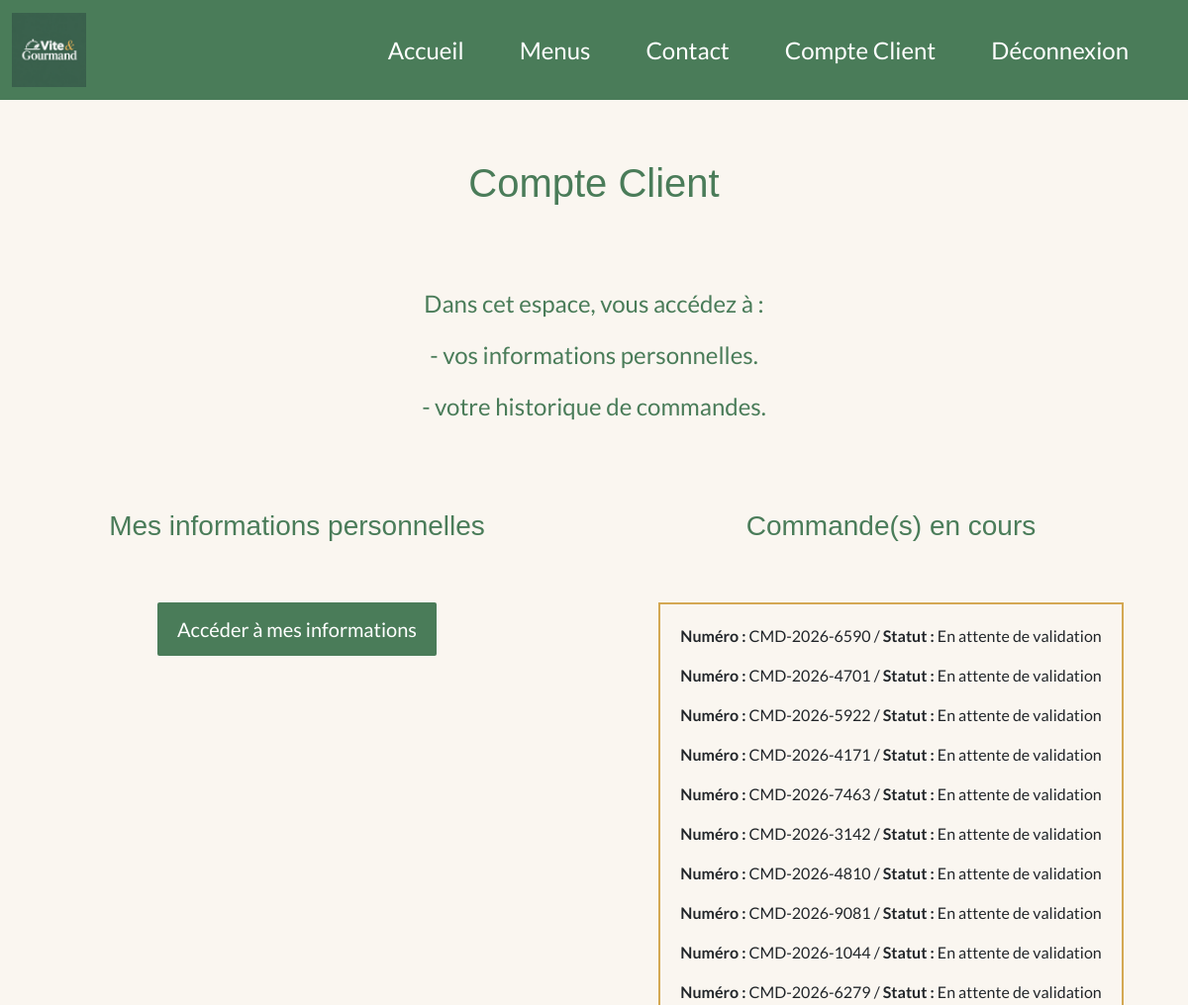
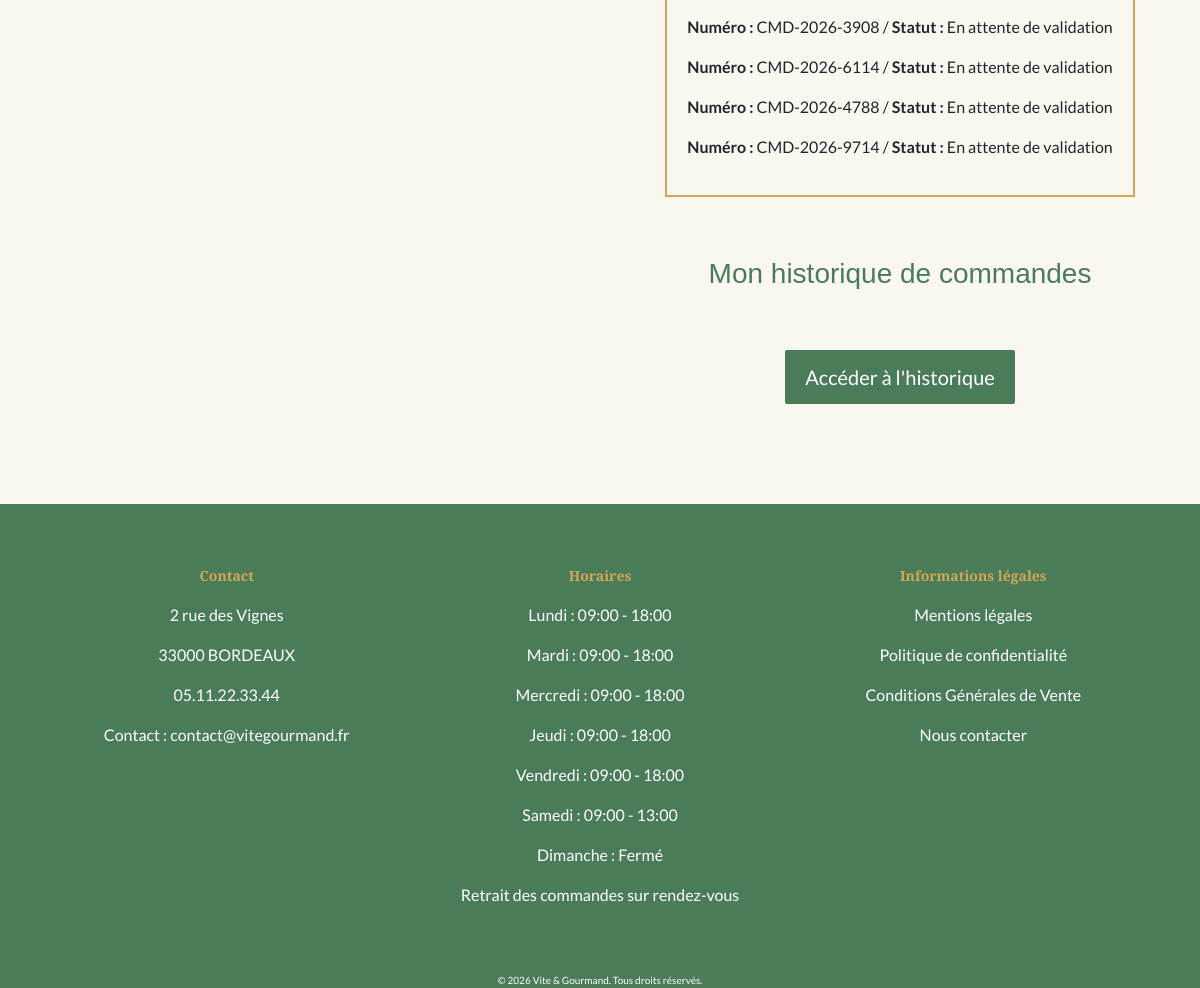
Page /?page=compte_client (signed in) on the committed database (2 pictures, top to bottom).
### tables this page shows
CREATE TABLE IF NOT EXISTS commandes
(
id INT NOT NULL PRIMARY KEY AUTO_INCREMENT,
numero VARCHAR (20) UNIQUE NOT NULL,
statut VARCHAR (50) NOT NULL DEFAULT 'En attente de validation',
adresseLivraison VARCHAR (250) NOT NULL,
complementLivraison VARCHAR (250),
codePostalLivraison VARCHAR(20) NOT NULL,
communeLivraison VARCHAR(250) NOT NULL,
datePrestation DATE NOT NULL,
heurePrestation TIME NOT NULL,
nbPersonneCommande INTEGER NOT NULL,
prixTotal DECIMAL (10, 2) NOT NULL,
fraisLivraison DECIMAL (10, 2) NOT NULL,
montantRemise DECIMAL (10, 2) NOT NULL DEFAULT 0.00,
motifAnnulation VARCHAR (250),
modeContact VARCHAR (50),
dateCreation DATETIME NOT NULL DEFAULT CURRENT_TIMESTAMP,
menu_id INTEGER NOT NULL,
compte_id INTEGER NOT NULL,
Foreign Key (compte_id) REFERENCES comptes(id),
Foreign Key (menu_id) REFERENCES menus(id)
);

CREATE TABLE IF NOT EXISTS horaires 
(
id INT NOT NULL PRIMARY KEY AUTO_INCREMENT,
jour VARCHAR (15) NOT NULL,
heureDebut TIME  NULL,
heureFin TIME  NULL,
ouvert BOOLEAN DEFAULT 1
);

### src/Controller/CommandeController.php (called while the page is built, shortened)
<?php
class CommandeController
{
    private CommandeRepository $commandeRepository;
    public function __construct(CompteRepository $compteRepository, MenuRepository $menuRepository, CommandeRepository $commandeRepository, MailService $mailservice)
    {
        $this->commandeRepository = $commandeRepository;
    }
    public function showAllCommandesClient (): void
    {
        $allCommandes = $this->commandeRepository->findCommandesByCompteId($_SESSION['user_id']);
        require __DIR__ . '/../../templates/client/compte_client.php';
    }
}

### src/Repository/CommandeRepository.php (called while the page is built, shortened)
<?php
class CommandeRepository {
    private Database $database;
    public function __construct(Database $database)
    {
        $this->database = $database;
    }
    public function findCommandesByCompteId(int $compteId) : array
    {
        $pdo = $this->database->getConnection();
        $stmt = $pdo->prepare("SELECT c.numero, m.nomMenu,  c.statut, c.adresseLivraison, c.complementLivraison, c.codePostalLivraison, c.communeLivraison, c.datePrestation,  c.heurePrestation, c.nbPersonneCommande, c.prixTotal, c.fraisLivraison,  c.montantRemise, c.motifAnnulation, c.dateCreation, c.id, a.id AS avis_id
		FROM commandes c INNER JOIN menus m ON c.menu_id = m.id LEFT JOIN avis a ON a.commande_id =c.id  WHERE c.compte_id = :compteId ORDER BY c.datePrestation DESC;");
        $stmt->execute(
            [
            ':compteId' => $compteId
            ]);
        $result = $stmt->fetchAll(PDO::FETCH_ASSOC);
        return $result;
    }
}

### src/Repository/HoraireRepository.php (called while the page is built, shortened)
<?php
class HoraireRepository
{
    private Database $database;
    public function __construct(Database $database)
    {
        $this->database = $database;
    }
    public function findAll(): array {
        $pdo = $this->database->getConnection();
        $horaires = $pdo->prepare("SELECT id, jour, heureDebut, heureFin, ouvert FROM horaires ORDER BY id;
        ");
        $horaires->execute();
        $result = $horaires->fetchAll(PDO::FETCH_ASSOC);
        return $result;
    }
}

### templates/client/compte_client.php (the view, shortened to what this page needs)
<?php
require __DIR__ . '/../partials/head.php';
?>
<body>
<?php
require __DIR__ . '/../partials/header.php';
?>
<main>
<div>
    <h1 class="compte-title">Compte Client</h1>
    <div class="compte-text">
    <p>Dans cet espace, vous accédez à : </p>
    <p>- vos informations personnelles.</p>
    <p>- votre historique de commandes.</p>
    </div>
</div>
<section class="container-fluid">
    <div class="row row-cols-1 row-cols-lg-2">
        <div class="col">
            <h2 class="personal-title">Mes informations personnelles</h2>
            <div class="bouton-access">
                <a class="btn-access" href="/?page=infos_personnelles">Accéder à mes informations</a>
            </div>
        </div>
        <div class="col">
            <div class="col inprogress-commande">
            <h2 class="personal-title">Commande(s) en cours</h2>
            <div class="inprogress-inner">
                <?php foreach ($allCommandes as $allCommande): ?>
                    <?php if ($allCommande['statut'] !== 'Terminée' && $allCommande['statut'] !== 'Annulée'): ?>
                        <p> <strong>Numéro : </strong><?= htmlspecialchars($allCommande['numero']) ?> / <strong>Statut :</strong> <?= htmlspecialchars($allCommande['statut']) ?></p>
                    <?php endif ?>
                <?php endforeach ?>
            </div>
        </div>
        <div class="col histo-commande">
            <h2 class="personal-title">Mon historique de commandes</h2>
            <div class="bouton-access">
                <a class="btn-access" href="/?page=histo_commandes">Accéder à l'historique</a>
            </div>
        </div>
    </div>
</section>
</main>
<?php
    require __DIR__ . '/../partials/footer.php';
?>
</body>
</html>

### templates/partials/footer.php (shortened to what this page needs)
<?php
$data = new Database();
$horaireRepo = new HoraireRepository($data);
$horaires = $horaireRepo->findAll();
?>
<footer class="footer">
    <div class="row row-cols-3 row-cols-md-3 g-4 mon-footer">
        <div class="col">
            <h3 class="footer-title">Contact</h3>
            <div class="footer-inner">
                <p>2 rue des Vignes</p>
                <p>33000 BORDEAUX</p>
                <p>05.11.22.33.44</p>
                <p>Contact : contact@vitegourmand.fr</p>
            </div>
        </div>
        <div class="col">
            <h3 class="footer-title">Horaires</h3>
            <div class="footer-inner">
                <?php foreach ($horaires as $horaire): ?>
                    <?php if($horaire['ouvert'] !== 0) : ?>
                    <p><?= htmlspecialchars($horaire['jour']) . ' : ' . htmlspecialchars(substr($horaire['heureDebut'],0,5)) . ' - ' . htmlspecialchars(substr($horaire['heureFin'],0,5))?></p>
                    <?php else :?>
                    <p><?= htmlspecialchars($horaire['jour']) . ' : ' . 'Fermé'?></p>
                    <?php endif ?>
                <?php endforeach ?>
                <p>Retrait des commandes sur rendez-vous</p>
            </div>
        </div>
        <div class="col">
            <h3 class="footer-title">Informations légales</h3>
            <div class="footer-inner">
                <p>Mentions légales</p>
                <p>Politique de confidentialité</p>
                <p>Conditions Générales de Vente</p>
                    <div class="contact">
                        <a class="contact-link" href="/?page=contact">Nous contacter</a>
                    </div>
            </div>
        </div>
    </div>
    <div class="copyright">
        © 2026 Vite & Gourmand. Tous droits réservés.
    </div>
</footer>

### public/css/style.css (style rules this page uses)
* { margin: 0; padding: 0; box-sizing: border-box; }
:root { --primary: #4A7C59; --secondary: #C4714A; --accent: #D4A853; --avis: rgb(243, 232, 210); --bg: #FAF6F0; --text: #2C2C2C; }
html { width: 100%; }
body { background-color: var(--bg); }
[class*="title"] { font-family: Playfair display, sans-serif; color: var(--primary); }
p { font-family: lato, sans-serif; }
body { font-family: lato, sans-serif; }
.footer { width: 100%; background-color: var(--primary); }
.mon-footer { display: flex; margin: auto; padding: 40px; }
.footer-title { color: var(--accent); font-size: 14px; font-weight: bold; display: flex; justify-content: center; }
.footer-inner { display: flex; flex-direction: column; align-items: center; padding: 10px; color: white; }
.contact-link { color: white; text-decoration: none; font-size: 16px; }
.copyright { display: flex; justify-content: center; font-size: 10px; color: white; }
.compte-title { display: flex; justify-content: center; text-align: center; margin: 40px; padding: 20px }
.compte-text { display: flex; flex-direction: column; align-items: center; margin: 10px; padding: 20px; font-size: 24px; color: var(--primary); }
.personal-title { display: flex; justify-content: center; text-align: center; margin: 20px; padding: 20px; font-size: 28px; }
.bouton-access { display: flex; justify-content: center; margin-bottom: 50px; }
.btn-access { text-decoration: none; font-size: 20px; color: white; background: var(--primary); padding: 12px 20px; margin: 20px; border: none; border-radius: 2px; }
.inprogress-commande { display: flex; flex-direction: column; justify-content: center; align-items: center; }
.inprogress-inner { border: solid 2px var(--accent); padding: 20px; margin: 20px; }
.bouton-access a { margin-bottom: 50px; }

### rows in the picture
commandes: numero "CMD-2026-6590", statut "En attente de validation"
commandes: numero "CMD-2026-4701", statut "En attente de validation"
commandes: numero "CMD-2026-5922", statut "En attente de validation"
commandes: numero "CMD-2026-4171", statut "En attente de validation"
commandes: numero "CMD-2026-7463", statut "En attente de validation"
commandes: numero "CMD-2026-3142", statut "En attente de validation"
commandes: numero "CMD-2026-4810", statut "En attente de validation"
commandes: numero "CMD-2026-9081", statut "En attente de validation"
commandes: numero "CMD-2026-1044", statut "En attente de validation"
commandes: numero "CMD-2026-6279", statut "En attente de validation"
commandes: numero "CMD-2026-3908", statut "En attente de validation"
commandes: numero "CMD-2026-6114", statut "En attente de validation"
commandes: numero "CMD-2026-4788", statut "En attente de validation"
commandes: numero "CMD-2026-9714", statut "En attente de validation"
horaires: jour "Lundi", heureDebut "09:00", heureFin "18:00"
horaires: jour "Mardi", heureDebut "09:00", heureFin "18:00"
horaires: jour "Mercredi", heureDebut "09:00", heureFin "18:00"
horaires: jour "Jeudi", heureDebut "09:00", heureFin "18:00"
horaires: jour "Vendredi", heureDebut "09:00", heureFin "18:00"
horaires: jour "Samedi", heureDebut "09:00", heureFin "13:00"
horaires: jour "Dimanche"
